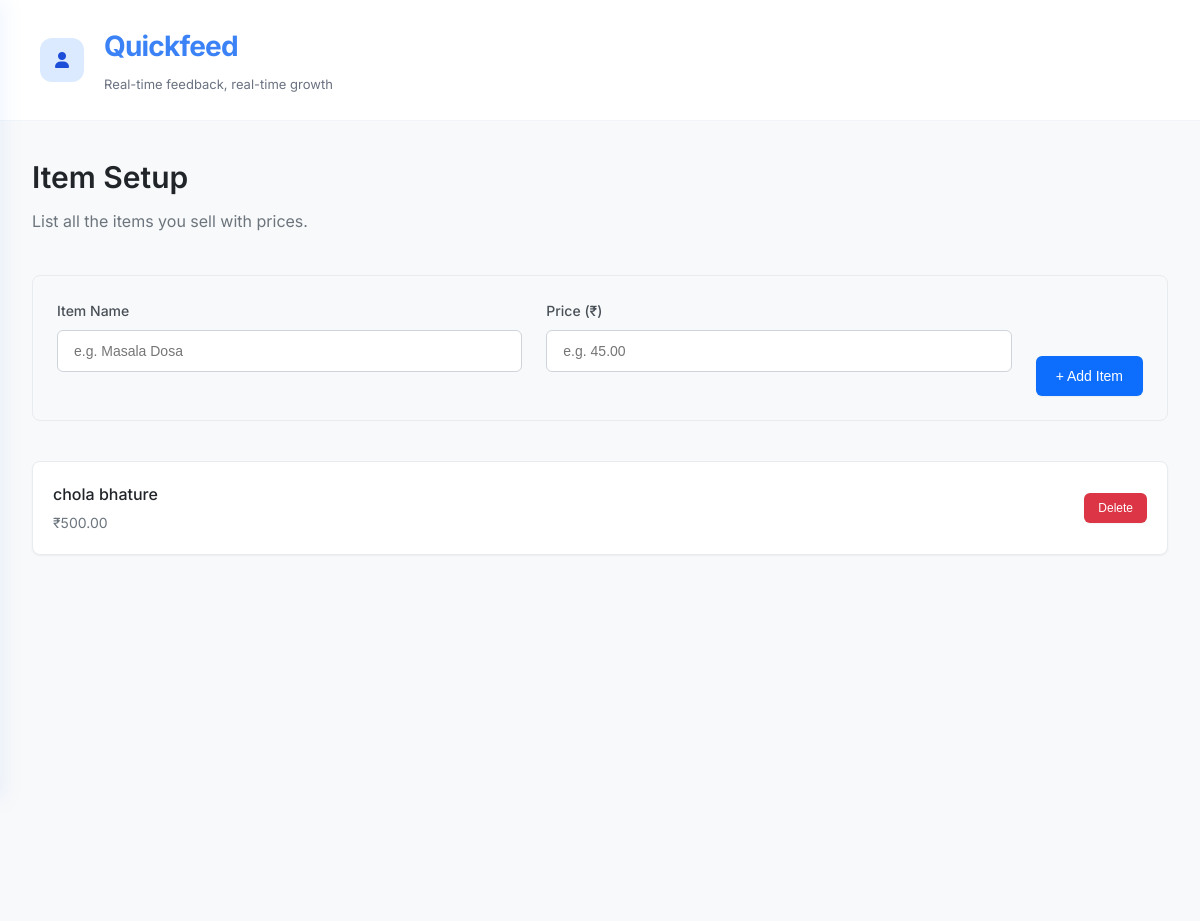
Page /dashboard/item-setup (signed in) on the earlier database version.
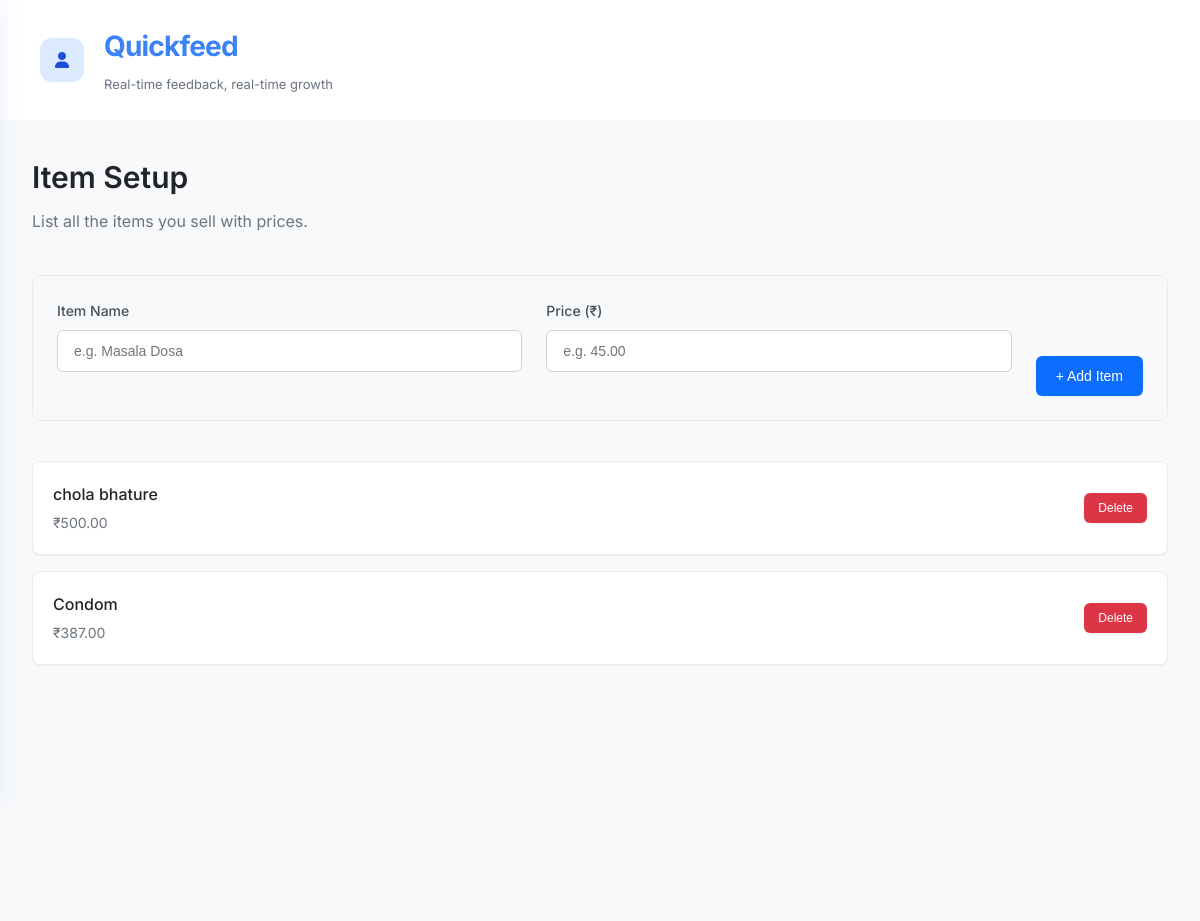
Same page on the later database version.
### web/models.py (models this page shows)
class Item(db.Model):
    __tablename__ = 'items'
    id = db.Column(db.Integer, primary_key=True)
    shopkeeper_id = db.Column(db.Integer, db.ForeignKey('shopkeepers.id'), nullable=False)
    name = db.Column(db.String(100), nullable=False)
    price = db.Column(db.Float, nullable=False)
    shopkeeper = db.relationship('Shopkeeper', backref=db.backref('items', lazy=True))

### web/routes.py (the view, shortened to what this page needs)
    def decorated_function(*args, **kwargs):
        try:
            if not current_user.is_authenticated:
                flash('Please log in to access this page.', 'warning')
                return redirect(url_for('auth.login'))
            shopkeeper = Shopkeeper.query.get(current_user.id)
            session['shopkeeper_id'] = shopkeeper.id
            session['shopkeeper_username'] = shopkeeper.username
            session['is_shopkeeper'] = True
            return f(*args, **kwargs)
        except Exception as e:
            print(f"Error in require_shopkeeper decorator: {e}")
            flash('An error occurred while verifying your account.', 'danger')
            return redirect(url_for('auth.login'))

### web/routes.py (called while the page is built, shortened)
def require_shopkeeper(f):
    def decorated_function(*args, **kwargs):
        try:
            if not current_user.is_authenticated:
                flash('Please log in to access this page.', 'warning')
                return redirect(url_for('auth.login'))
            shopkeeper = Shopkeeper.query.get(current_user.id)
            session['shopkeeper_id'] = shopkeeper.id
            session['shopkeeper_username'] = shopkeeper.username
            session['is_shopkeeper'] = True
            return f(*args, **kwargs)
        except Exception as e:
            print(f"Error in require_shopkeeper decorator: {e}")
            flash('An error occurred while verifying your account.', 'danger')
            return redirect(url_for('auth.login'))
    decorated_function.__name__ = f.__name__
    return decorated_function

@main.route('/dashboard/item-setup', methods=['GET'])
@login_required
@require_shopkeeper
def item_setup():
    items = Item.query.filter_by(shopkeeper_id=current_user.id).all()
    return render_template('setup.html', items=items)

### web/templates/setup.html (shortened to what this page needs)
{% extends "base.html" %}
{% block content %}
    <div class="main-content">
        <header class="header">
            <div class="header-left">
                <div class="menu-toggle" onclick="toggleSidebar()">
                    <i class="fas fa-user"></i>
                </div>
                <div class="brand-logo">
                    <h1>Quickfeed</h1>
                    <span class="brand-tagline">Real-time feedback, real-time growth</span>
                </div>
            </div>
        </header>
<div class="setup-container">
  <h1 class="setup-title">Item Setup</h1>
  <p class="setup-subtitle">List all the items you sell with prices.</p>
  <form action="{{ url_for('main.add_item') }}" method="POST" class="item-form">
    <div class="form-group">
      <label for="name">Item Name</label>
      <input type="text" name="name" id="name" required placeholder="e.g. Masala Dosa" />
    </div>
    <div class="form-group">
      <label for="price">Price (₹)</label>
      <input type="number" name="price" id="price" step="0.01" required placeholder="e.g. 45.00" />
    </div>
    <button type="submit" class="btn-add">+ Add Item</button>
  </form>
  <div class="item-list">
    {% if items %}
      {% for item in items %}
      <div class="item-card">
        <div class="item-info">
          <div class="item-name">{{ item.name }}</div>
          <div class="item-price">₹{{ '%.2f'|format(item.price) }}</div>
        </div>
        <form action="{{ url_for('main.delete_item', item_id=item.id) }}" method="POST">
          <button type="submit" class="btn-delete">Delete</button>
        </form>
      </div>
      {% endfor %}
    {% else %}
      <div class="empty-state">
        <p>No items added yet. Start by adding your first item.</p>
      </div>
    {% endif %}
  </div>
</div>
{% endblock %}

Differences in the rows shown:
added Item: name "Condom", price "387.00"
